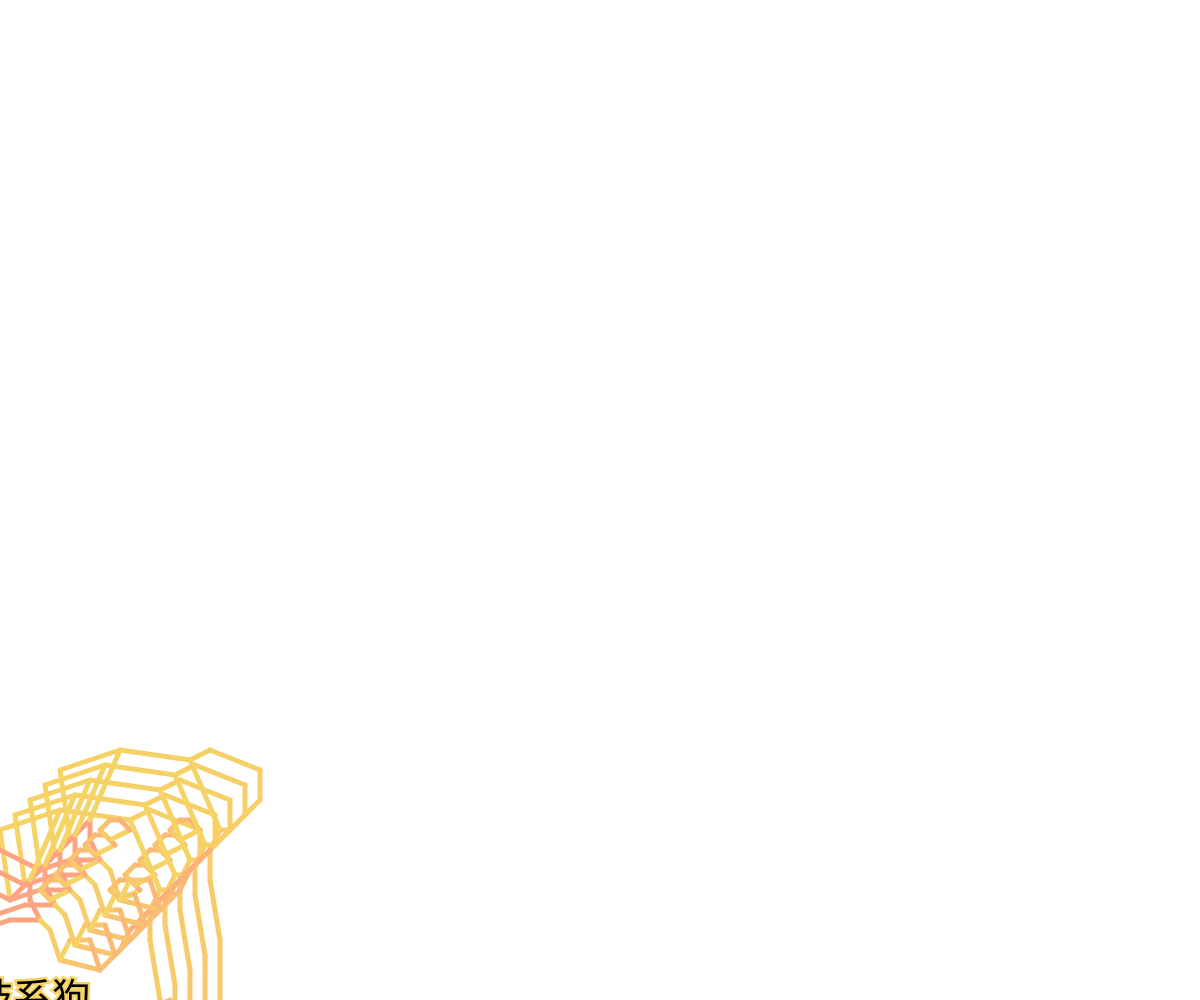
Frame 1 (no input)
Frame 60 (no input): identical to frame 1, image omitted
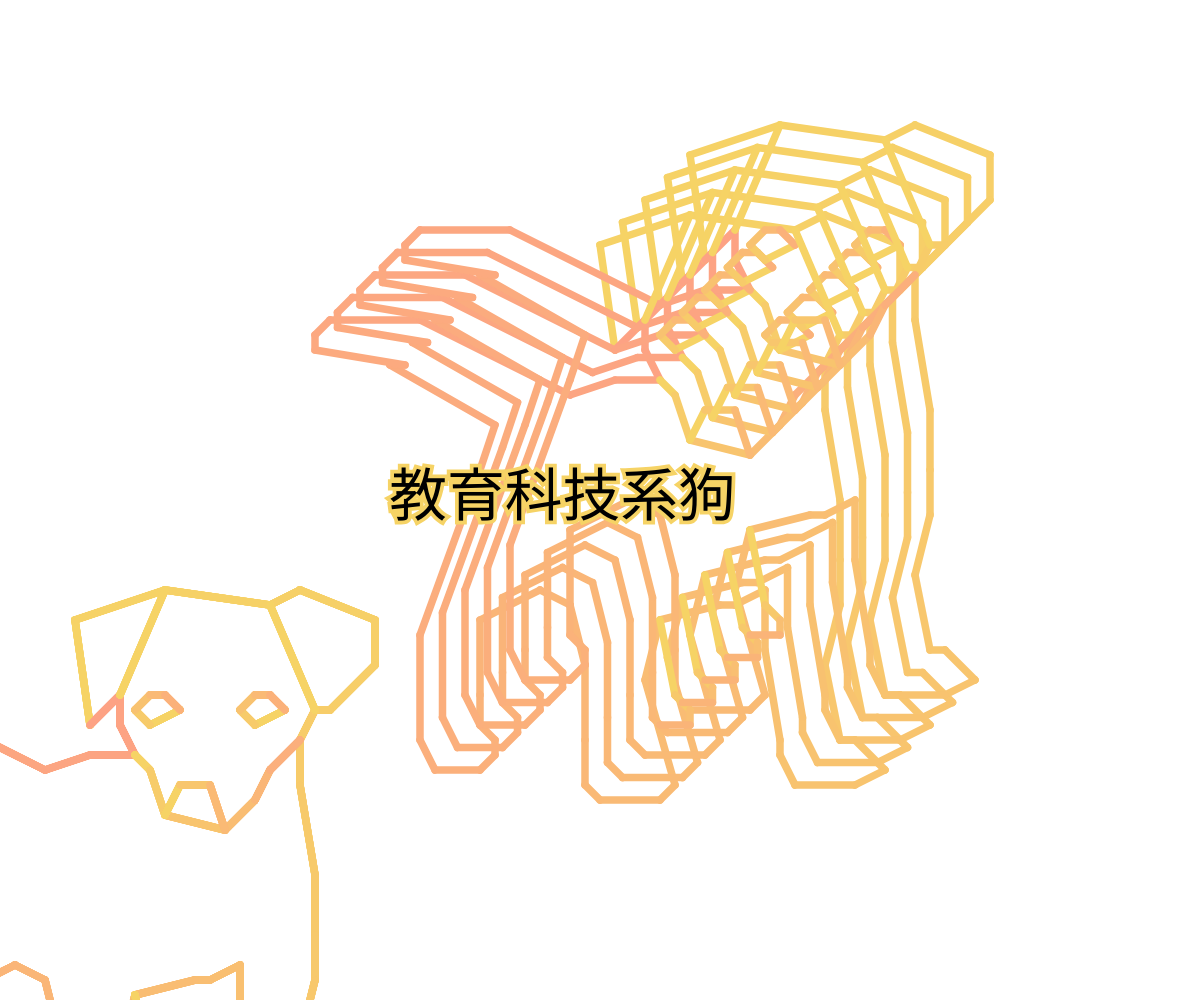
Frame 120 (the mouse pressed at the canvas centre since frame 60)

The p5.js sketch that drew these frames (run headless with seeded random() and noise() and a simulated clock; from frame 60 on, the mouse is pressed at the canvas centre):

// p5.js sketch
// ── sketch.js
let points_g1 = [[1,10], [0,17], [6,19], [13,18], [15,19], [20,17], [20,14], [17,11], [16,11], [15,9], [15,6], [16,0], [16,-4], [16,-7], [15,-11], [16,-16], [17,-16], [19,-18], [17,-19], [13,-19], [12,-17], [12,-16], [11,-10], [11,-6], [9,-7], [8,-7], [4,-8], [3,-12], [5,-19], [4,-20], [0,-20], [-1,-19], [-1,-16], [-1,-11], [-2,-7], [-4,-6], [-8,-8], [-8,-13], [-8,-15], [-7,-16], [-7,-17], [-8,-18], [-11,-18], [-12,-16], [-12,-9], [-8,2],[-7,5],[-14,9],[-13,9],[-19,10],[-19,11],[-18,12],[-12,12],[-2,7],[1,8],[4,8],[3,10],[3,12],[1,10]]; //list資料，
let points_g2 = [[4,8], [5,7], [6,4], [10,3], [12,5], [13,7], [15,9]];
let points_g3 = [[7,11], [5,10], [4,11], [5,12], [6,12], [7,11]];
let points_g4 = [[14,11], [12,10], [11,11], [12,12], [13,12], [14,11]];
let points_g5 = [[4,-8], [5,-13], [6,-14], [6,-15], [4,-15]];
let points_g6 = [[3,12], [6,19]];
let points_g7 = [[6,4], [7,6], [9,6], [10,3]];
let points_g8 = [[16,11], [13,18]];
let pointsArray = [points_g1, points_g2, points_g3, points_g4, points_g5, points_g6, points_g7, points_g8]; //將所有的點集放在一個陣列裡面

function setup() {
  createCanvas(windowWidth, windowHeight); // 建立一個繪圖區域
  scalePoints(pointsArray); // 改變點的大小或位置
}

function draw() {
  background(255); // 設置背景顏色
	strokeWeight(10); // 設置線條寬度
	strokeCap(ROUND); // 設置線條端點樣式為圓角
	
  // 計算縮放和移動的值
  scaleValue = mouseX / (width * 2) + 0.5;
  moveX = mouseX - width / 2;
  moveY = height / 2 - mouseY;

  // 移動和縮放畫布
  translate(width / 2 + moveX, height / 2 + moveY);
  scale(scaleValue, -scaleValue); // 加上負號讓 Y 軸反轉
	
  for (let i = 0; i < pointsArray.length; i++) {
    drawPoints(pointsArray[i], '#f6d365', '#fda085', i/pointsArray.length); // 繪製所有點
  }
	
	push();
  translate(-50, 0);
  scale(1, -1);
  fill(0);
  textSize(77);
  textAlign(CENTER, CENTER);
  text("教育科技系狗", 0, 0);
  pop();
	
}

function scalePoints(pointsArray) {
	// 迴圈中將每個點的位置乘以20，改變點的大小或位置
  for (let i = 0; i < pointsArray.length; i++) {
    for (let j = 0; j < pointsArray[i].length; j++) {
      pointsArray[i][j][0] *= 20;
      pointsArray[i][j][1] *= 20;
    }
  }
}

// 將點移動到新位置
function movePoints(points) {
  for (let i = 0; i < points.length; i++) {
    points[i].x += random(-1, 1);
    points[i].y += random(-1, 1);
  }
}

function drawPoints(points, color1, color2) {
  for (let j = 0; j < 5; j++) { // 這個迴圈會重複五次，用來畫出五組平行的線段
    for (let i = 0; i < points.length-1; i++) { // 這個迴圈會繪製每條線段
      let c = lerpColor(color(color1), color(color2), i/points.length); // 計算線段的顏色
      stroke(c); // 設置線段顏色
      line(points[i][0]+30*j, points[i][1]+30*j, points[i+1][0]+30*j, points[i+1][1]+30*j); // 繪製線段，線段的 x 和 y 座標都加上 30*j，產生平行效果
			line(points[i][0]-700, points[i][1]-500, points[i+1][0]-700, points[i+1][1]-500); // 狗狗原本的模樣
    }
  }
}
// ── style.css
html, body {
  margin: 0;
  padding: 0;
}

canvas {
  display: block;
  margin: 0;
  padding: 0;
}
